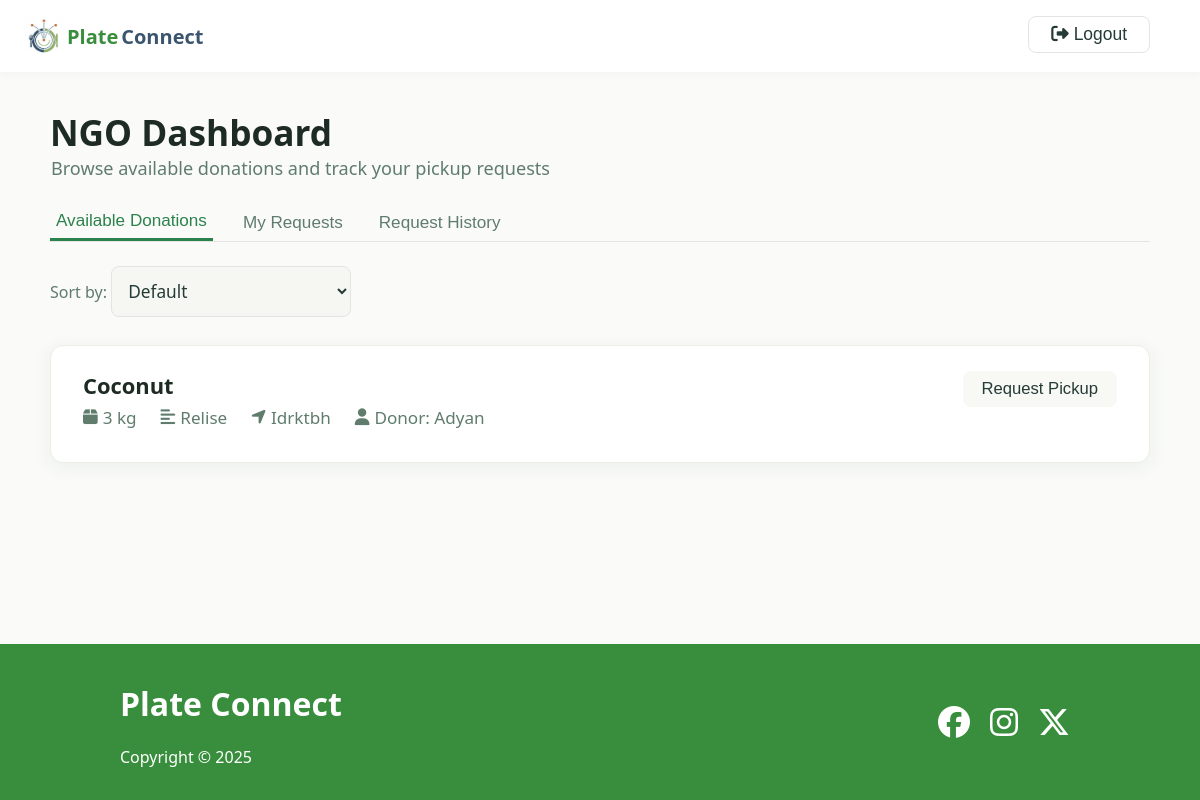
The app's page /ngo_dashboard (signed in) with its own data.
### app.py (models this page shows)
class Listing(db.Model):
    id = db.Column(db.Integer, primary_key=True)
    donor_id = db.Column(db.Integer, db.ForeignKey("user.id"), nullable=False)
    food_type = db.Column(db.String(50), nullable=False)
    quantity = db.Column(db.String(50), nullable=False)
    description = db.Column(db.String(200))
    address = db.Column(db.String(200), nullable=False)
    donor = db.relationship("User", backref="listings")
    __table_args__ = {"sqlite_autoincrement": True}

class User(db.Model):
    id = db.Column(db.Integer, primary_key=True)
    email = db.Column(db.String(100), unique=True, nullable=False)
    password_hash = db.Column(db.String(128), nullable=False)
    name = db.Column(db.String(50), nullable=False)
    user_type = db.Column(db.String(10), nullable=False)  # 'donor' or 'ngo'
    address = db.Column(db.String(200), nullable=False)
    purpose = db.Column(db.String(200))

### app.py (the view)
@app.route("/ngo_dashboard")
def ngo_dashboard():
    ngo_id = session.get("user_id")
    if not ngo_id:
        return redirect(url_for("login"))
    approved_listing_ids = [
        h.listing_id for h in History.query.filter_by(status="approved").all()
    ]
    requested_listing_ids = [
        req.listing_id for req in Request.query.filter_by(ngo_id=ngo_id).all()
    ]
    listings = Listing.query.filter(
        ~Listing.id.in_(requested_listing_ids + approved_listing_ids)
    ).all()
    pending_requests = (
        Request.query.filter_by(ngo_id=ngo_id)
        .join(Listing, Request.listing_id == Listing.id)
        .add_entity(Listing)
        .all()
    )
    my_history = History.query.filter(
        History.ngo_id == ngo_id, History.status.in_(["approved", "rejected"])
    ).all()
    return render_template(
        "ngo_dashboard.html",
        listings=listings,
        pending_requests=pending_requests,
        my_history=my_history,
        ngo_profile_pic_url="/static/profile.jpg",
    )

### templates/ngo_dashboard.html (shortened to what this page needs)
<!DOCTYPE html>
<html lang="en">
<head>
    <link rel="stylesheet" href="{{ url_for('static', filename='style.css') }}">
    <link rel="stylesheet" href="{{ url_for('static', filename='donor_dashboard.css') }}">
    <link rel="stylesheet" href="{{ url_for('static', filename='ngo_dashboard.css') }}">
    <link rel="stylesheet" href="https://cdnjs.cloudflare.com/ajax/libs/font-awesome/6.4.2/css/all.min.css">
</head>
<body>
    <main>
        <header class="header">
            <div class="logo">
                <img src="../static/images/logo.png" alt="">
                <a href="/" class="logo-text green-font">Plate</a>
                <a href="/" class="logo-text dark-blue-font">Connect</a>
                <form class='logout' method="POST" action="{{ url_for('logout') }}">
                    <button type="submit" class="back-btn"><i class="fa fa-sign-out-alt"></i> Logout</button>
                </form>
            </div>
        </header>
        <div class="dashboard-container">
            <div class="dashboard-header">
                <div>
                    <h1 class="dashboard-title">NGO Dashboard</h1>
                    <div class="dashboard-subtitle">Browse available donations and track your pickup requests</div>
                </div>
            </div>
            <div class="dashboard-tabs">
                <button class="dashboard-tab active" onclick="showTab('donations')">Available Donations</button>
                <button class="dashboard-tab" onclick="showTab('requests')">My Requests</button>
                <button class="dashboard-tab" onclick="showTab('history')">Request History</button>
            </div>
            <div id="tab-donations" class="listings-table">
                <div style="margin-bottom: 8px;">
                    <label for="sort-donations" style="font-weight: 500; color: #5f7c6d;">Sort by:</label>
                    <select id="sort-donations" onchange="sortDonations()">
                        <option value="default">Default</option>
                    </select>
                </div>
                {% if listings %}
                {% for listing in listings %}
                <div class="listing-card" data-id="{{ listing.id }}">
                    <div class="listing-details">
                        <div class="listing-title">{{ listing.food_type }}</div>
                        <div class="listing-meta">
                            <span><i class="fa fa-box icon"></i> {{ listing.quantity }}</span>
                            <span><i class="fa fa-align-left icon"></i> {{ listing.description }}</span>
                            <span><i class="fa fa-location-arrow icon"></i> {{ listing.address }}</span>
                            <span><i class="fa fa-user icon"></i> Donor: {{ listing.donor.name if listing.donor else 'Unknown' }}</span>
                        </div>
                    </div>
                    <div class="listing-actions">
                        <form method="POST" action="{{ url_for('request_listing', listing_id=listing.id) }}">
                            <button type="submit" class="btn-edit">Request Pickup</button>
                        </form>
                    </div>
                </div>
                {% endfor %}
                {% else %}
                <div style="color:#5f7c6d; font-size:1.13rem;">No donations available.</div>
                {% endif %}
            </div>
        </div>
    </main>
    <footer class="footer">
        <div class="container">
            <div>
                <h1>Plate Connect</h1>
                <p>Copyright &copy; 2025</p>
            </div>
            <div class="social">
                <a href="#"><i class="fab fa-facebook fa-2x"></i></a>
                <a href="#"><i class="fab fa-instagram fa-2x"></i></a>
                <a href="#"><i class="fab fa-x-twitter fa-2x"></i></a>
            </div>
        </div>
    </footer>
</body>
</html>

### static/style.css (style rules this page uses)
:root { --green: #388e3c; --dark-green: #1b5e20; --dark-blue: #3C556E; }
html, body { height: 100%; margin: 0; }
body { display: flex; flex-direction: column; min-height: 100vh; }
main { flex: 1; }
.green-font { color: var(--green); }
.dark-blue-font { color: var(--dark-blue); }
body { background: #fafcfb; color: #1b5e20; font-family: 'Segoe UI', 'Arial', sans-serif; margin: 0; padding: 0; }
.header { display: flex; justify-content: space-between; align-items: center; background: #fff; box-shadow: 0 2px 8px rgba(27, 94, 32, 0.03); padding: 0 40px 0 24px; height: 72px; position: sticky; top: 0; z-index: 10; }
.logo { display: flex; align-items: flex-start; gap: 3px; justify-content: center; }
.logo img { height: 40px; }
.logo-text { display: flex; align-self: center; font-size: 1.25rem; font-weight: bold; text-decoration: none; cursor: pointer; transition: color 0.18s; }
.footer { padding: 1rem 0; background: var(--green); }
.footer .container { margin: 0 100px; padding: 0 20px; display: grid; grid-template-columns: repeat(2, 1fr); gap: 20px; height: 100%; color: white; background: var(--green); }
.footer .social { display: flex; justify-content: flex-end; align-items: center; }
.footer .social a { margin: 0 10px; color: white; transition: color 0.2s; }

### static/donor_dashboard.css (style rules this page uses)
body { font-family: 'Segoe UI', Arial, sans-serif; background: #fafaf8; color: #253b37; margin: 0; padding: 0; }
.header .logo { display: flex; justify-content: flex-start; width: 100%; }
.header .logo .logout { margin-left: auto; }
.dashboard-container { max-width: 1100px; margin: 0 auto; padding: 36px 0; }
.dashboard-header { display: flex; align-items: center; gap: 18px; margin-bottom: 8px; }
.back-btn { background: #fff; border: 1px solid #e4e4e1; border-radius: 8px; padding: 7px 22px; color: #253b37; font-size: 1.09rem; cursor: pointer; font-weight: 500; margin-right: 10px; transition: background 0.18s; }
.dashboard-title { font-size: 2.2rem; font-weight: 700; color: #1d2b22; margin: 0; }
.dashboard-subtitle { color: #5f7c6d; font-size: 1.13rem; margin-bottom: 22px; margin-left: 1px; }
.dashboard-tabs { display: flex; gap: 24px; border-bottom: 1px solid #e5e4e1; margin-bottom: 24px; }
.dashboard-tab { padding-bottom: 7px; font-weight: 500; font-size: 1.07rem; color: #5f7c6d; cursor: pointer; border: none; background: none; transition: color 0.18s; }
.dashboard-tab.active { color: #2b824c; border-bottom: 3px solid #2b824c; }
.listings-table { display: flex; flex-direction: column; gap: 18px; margin-top: 4px; }
.listing-card { background: #fff; border-radius: 13px; border: 1px solid #efece6; box-shadow: 0 4px 18px rgba(33, 122, 83, 0.08); padding: 25px 32px; display: flex; justify-content: space-between; align-items: flex-start; transition: box-shadow 0.18s; }
.listing-details { flex: 1; min-width: 0; }
.listing-title { font-size: 1.37rem; font-weight: 700; color: #1d2b22; margin-bottom: 6px; display: flex; gap: 10px; align-items: center; }
.listing-meta { display: flex; gap: 24px; flex-wrap: wrap; margin-bottom: 8px; color: #5f7c6d; font-size: 1.07rem; align-items: center; }
.listing-meta span { display: flex; align-items: center; gap: 5px; }
.listing-meta .icon { font-size: 1.05rem; }
.listing-actions { display: flex; flex-direction: row; gap: 11px; }
.btn-edit, .btn-remove { padding: 8px 19px; border-radius: 8px; font-size: 1.04rem; font-weight: 500; border: none; cursor: pointer; transition: background 0.18s, color 0.18s; background: #f8f8f4; color: #253b37; margin-bottom: 4px; }
input, textarea, select { background: #f6f6f2; border: 1px solid #e4e4e1; border-radius: 8px; padding: 12px; font-size: 1.08rem; color: #253b37; resize: vertical; font-family: inherit; margin-bottom: 2px; }

### static/ngo_dashboard.css (style rules this page uses)
.dashboard-title { font-size: 2.2rem; font-weight: 700; color: #1d2b22; margin: 0; }
.dashboard-subtitle { color: #5f7c6d; font-size: 1.13rem; margin-bottom: 22px; margin-left: 1px; }
.dashboard-tab.active { color: #2b824c; border-bottom: 3px solid #2b824c; }

### records on screen
Listing: food_type "Coconut", quantity "3 kg", description "Relise", address "Idrktbh", donor "Adyan"
